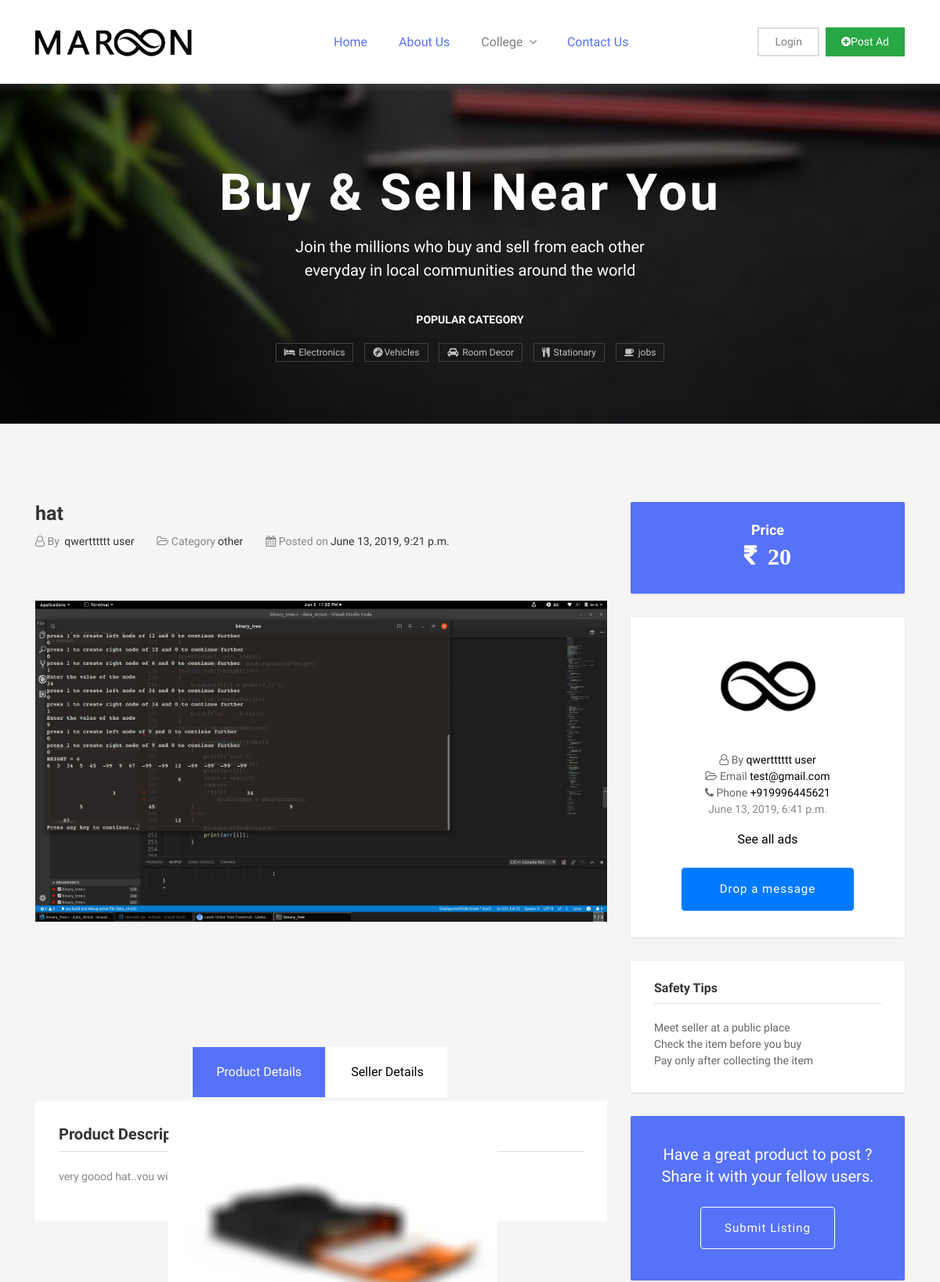
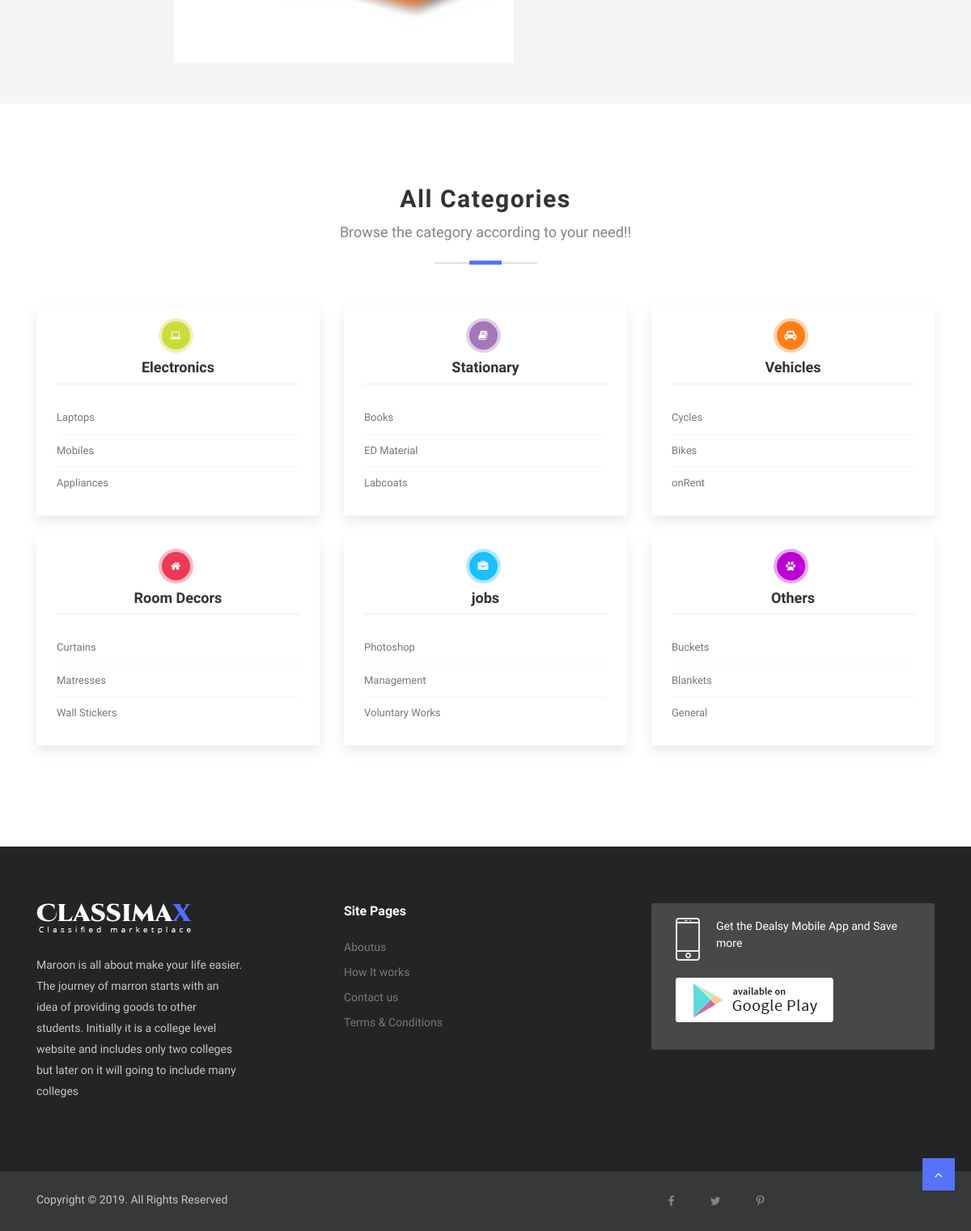
The app's page /product/hat/ with its own data (2 pictures, top to bottom).
### product/models.py (models this page shows, shortened)
class Product(models.Model):
    title = models.CharField(max_length = 40)
    slug = models.SlugField(unique = True, blank = True)
    seller_id = models.ForeignKey(User, on_delete=models.CASCADE)
    category = models.CharField(max_length=20, choices=CATEGORY_CHOICES, default='other')
    description = models.TextField(max_length=500)
    price = models.PositiveIntegerField(default = 0)
    featured = models.BooleanField(default = False)
    image = models.ImageField(upload_to = 'images/', null = True)
    date = models.DateTimeField(default=datetime.now, blank=True, null = True)
    college = models.CharField(blank = True, null = True, max_length = 30)

### accounts/models.py (models this page shows, shortened)
class User(AbstractBaseUser):
    email = models.EmailField(
        verbose_name='email address',
        max_length=255,
        unique=True,
    )
    college_name = models.CharField(max_length=20, choices=COLLEGE_CHOICES, default='')
    phone = PhoneNumberField(unique = True, null=True, blank = False, region = 'IN', max_length = 13)
    first_name = models.CharField( max_length=20 , null = True, blank = False)
    last_name = models.CharField(max_length = 20 , null = True, blank = False)
    active = models.BooleanField(default=True)
    staff = models.BooleanField(default=False) # a admin user; non super-user
    admin = models.BooleanField(default=False) # a superuser
    date = models.DateTimeField(default=datetime.now, blank=True, null = True)
    USERNAME_FIELD = 'email'
    REQUIRED_FIELDS = ['first_name','last_name','college_name','phone'] # Email & Password are required by default.
    objects = UserManager()

### product/views.py (the view)
# urls.py: path("<str:slug>/",product_detail_view, name = 'product_detail_view'),
def product_detail_view(request, slug, *args, **kwargs):
    query_set = Product.objects.filter(slug= slug)
    if  query_set.count()==1:
        instance = query_set.first()
        context = {
            'query_set' : instance
        }
    else:
        raise Http404("Oops!! We are unable to get the product..")
    return render(request,"product_detail.html",context )

### templates/product_detail.html (shortened to what this page needs)
{% extends "base.html" %}
{% load static %}
{% block content %}
<section class="section bg-gray">
	<div class="container">
		<div class="row">
			<div class="col-md-8">
				<div class="product-details">
					<h1 class="product-title">{{query_set.title}}</h1>
					<div class="product-meta">
						<ul class="list-inline">
							<li class="list-inline-item"><i class="fa fa-user-o"></i> By <a href="">{{query_set.seller_id.first_name}} {{query_set.seller_id.last_name}}</a></li>
							<li class="list-inline-item"><i class="fa fa-folder-open-o"></i> Category<a href="">{{query_set.category}}</a></li>
							<li class="list-inline-item"><i class="fa fa-calendar"></i> Posted on<a href="">{{query_set.date}}</a></li>
						</ul>
					</div>
					<div class="product-slider">
						<div class="product-slider-item my-4" data-image="images/products/products-1.jpg">
							<img class="img-fluid w-100" src="{{ query_set.image.url }}" alt="product-img">
						</div>
					</div>
					<div class="content mt-5 pt-5">
						<ul class="nav nav-pills  justify-content-center" id="pills-tab" role="tablist">
							<li class="nav-item">
								<a class="nav-link active" id="pills-home-tab" data-toggle="pill" href="#pills-home" role="tab" aria-controls="pills-home"
								 aria-selected="true">Product Details</a>
							</li>
							<li class="nav-item">
								<a class="nav-link" id="pills-profile-tab" data-toggle="pill" href="#pills-profile" role="tab" aria-controls="pills-profile"
								 aria-selected="false">Seller Details</a>
							</li>
						</ul>
						<div class="tab-content" id="pills-tabContent">
							<div class="tab-pane fade show active" id="pills-home" role="tabpanel" aria-labelledby="pills-home-tab">
								<h3 class="tab-title">Product Description</h3>
								<p>{{query_set.description}}</p>
							</div>
						</div>
					</div>
				</div>
			</div>
			<div class="col-md-4">
				<div class="sidebar">
					<div class="widget price text-center">
						<h4>Price</h4>
						<p class="fa fa-inr">&nbsp&nbsp{{query_set.price}}</p>
					</div>
					<div class="widget user text-center">
						<img class="rounded-circle img-fluid mb-5 px-5" src="{%static 'images/logo.png'%}" alt="Maroon">
						<div class="product-meta">
							<ul class="list-inline">
								<li class=""><i class="fa fa-user-o"></i> By <a href="">{{query_set.seller_id.first_name}} {{query_set.seller_id.last_name}}</a></li>
								<li class=""><i class="fa fa-folder-open-o"></i> Email  <a href="">{{query_set.seller_id.email}}</a></li>
								<li class=""><i class="fa fa-phone"></i> Phone   <a href="">{{query_set.seller_id.phone}}</a></li>
							</ul>
					</div>
						<p class="member-time">{{query_set.seller_id.date}}</p>
						<a href="{% url 'product:home' %}">See all ads</a>
						<ul class="list-inline mt-20">
							<li class="list-inline-item"><a href="" class="btn btn-contact d-inline-block  btn-primary px-lg-5 my-1 px-md-3">Drop a message</a></li>
						</ul>
					</div>
					<div class="widget disclaimer">
						<h5 class="widget-header">Safety Tips</h5>
						<ul>
							<li>Meet seller at a public place</li>
							<li>Check the item before you buy</li>
							<li>Pay only after collecting the item</li>
						</ul>
					</div>
					<div class="widget coupon text-center">
						<p>Have a great product to post ? Share it with
							your fellow users.
						</p>
						<a href="{% url 'product:postad'%}" class="btn btn-transparent-white">Submit Listing</a>
					</div>
				</div>
			</div>
		</div>
	</div>
</section>
{% endblock content %}

### static/css/style.css (style rules this page uses)
body { line-height: 1.5; font-family: "Muli", sans-serif; }
p, li, input, select, button { font-family: "Muli", sans-serif; color: #666; font-size: 14px; font-weight: 400; }
h1, h2, h3, h4, h5, h6 { font-family: "Muli", sans-serif; font-weight: 600; color: #333; }
p { color: #666; }
h1 { font-size: 35px; }
h3 { font-size: 20px; }
h4 { font-size: 18px; }
p { color: #888; }
.nav-pills .nav-link { font-size: 16px; }
ol, ul { margin: 0; padding: 0; list-style: none; }
a { transition: all .3s ease-in 0s; color: #000; }
.mt-20 { margin-top: 20px; }
.w-100 { width: 100%; }
.section { padding: 100px 0; }
.btn { font-size: 15px; letter-spacing: 1px; display: inline-block; padding: 15px 30px; border-radius: 4px; }
.btn-transparent-white { background: transparent; color: #fff; border: 1px solid #fff; }
.bg-gray { background: #F5F5F5; }
.product-details .product-title { font-size: 25px; font-weight: 600; }
.product-details .tab-title { border-bottom: 1px solid #dedede; padding-bottom: 10px; margin-bottom: 20px; }
.product-details .product-meta li { color: #888; margin-right: 25px; }
.product-details .product-meta li a { color: #333; margin-left: 3px; }
.product-details .content { padding-top: 40px; }
.product-details .content h3 { font-size: 20px; font-weight: bold; }
.product-details .content p { color: #888; line-height: 22px; }
.product-details .content .nav { text-align: center; margin-bottom: 5px; }
.product-details .content .nav .nav-item { margin-right: 3px; }
.product-details .content .nav .nav-item .nav-link { padding: 20px 30px; border-radius: 0; background: #fff; }
.product-details .content .nav .nav-item .nav-link.active { background: #5672f9; }
.product-details .content .tab-content { background: #fff; padding: 30px; }
.product-slider { padding: 40px 0; }
.widget { background: #fff; box-shadow: 0px 1px 3px 0px rgba(0, 0, 0, 0.1); padding: 25px 30px 30px; margin-bottom: 30px; border-radius: 2px; }
.widget .widget-header { display: block; font-size: 16px; font-weight: 600; margin-bottom: 20px; padding-bottom: 10px; border-bottom: 1px solid #dedede; }
.widget.price { background: #5672f9; }
.widget.price h4 { color: #fff; }
.widget.price p { color: #fff; font-size: 30px; text-align: center; font-weight: bold; margin: 0; }
.widget.coupon { background: #5672f9; padding: 35px 30px 40px 30px; }
.widget.coupon p { font-size: 20px; line-height: 1.4; color: #fff; margin-bottom: 25px; }
.widget.user { padding-top: 50px; }

### records on screen
Product: title "hat", seller_id.first_name "qwertttttt", seller_id.last_name "user", category "other", date "June 13, 2019, 9:21 p.m.", image (picture), description "very goood hat..vou will miss it", price "20", seller_id.email "test@gmail.com", seller_id.phone "+919996445621", seller_id "June 13, 2019, 6:41 p.m."
